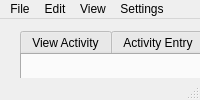
<?xml version="1.0" encoding="UTF-8"?>
<ui version="4.0">
 <class>MainWindow</class>
 <widget class="QMainWindow" name="MainWindow">
  <property name="windowTitle">
   <string>MainWindow</string>
  </property>
  <widget class="QWidget" name="centralwidget">
   <widget class="QTabWidget" name="tabWidget">
    <property name="geometry">
     <rect>
      <x>20</x>
      <y>10</y>
      <width>1081</width>
      <height>711</height>
     </rect>
    </property>
    <property name="tabPosition">
     <enum>QTabWidget::North</enum>
    </property>
    <property name="tabShape">
     <enum>QTabWidget::Rounded</enum>
    </property>
    <property name="currentIndex">
     <number>2</number>
    </property>
    <widget class="QWidget" name="tab_2">
     <attribute name="title">
      <string>View Activity</string>
     </attribute>
    </widget>
    <widget class="QWidget" name="tab_3">
     <attribute name="title">
      <string>Activity Entry</string>
     </attribute>
    </widget>
    <widget class="QWidget" name="tab">
     <attribute name="title">
      <string>Database Entry</string>
     </attribute>
    </widget>
   </widget>
   <widget class="Line" name="line">
    <property name="geometry">
     <rect>
      <x>1110</x>
      <y>-10</y>
      <width>20</width>
      <height>751</height>
     </rect>
    </property>
    <property name="orientation">
     <enum>Qt::Vertical</enum>
    </property>
   </widget>
  </widget>
  <widget class="QMenuBar" name="menubar">
   <property name="geometry">
    <rect>
     <x>0</x>
     <y>0</y>
     <width>1440</width>
     <height>24</height>
    </rect>
   </property>
   <widget class="QMenu" name="menuFile">
    <property name="title">
     <string>File</string>
    </property>
   </widget>
   <widget class="QMenu" name="menuEdit">
    <property name="title">
     <string>Edit</string>
    </property>
   </widget>
   <widget class="QMenu" name="menuView">
    <property name="title">
     <string>View</string>
    </property>
    <addaction name="actionPrint"/>
   </widget>
   <widget class="QMenu" name="menuSettings">
    <property name="title">
     <string>Settings</string>
    </property>
    <addaction name="actionAlerts_2"/>
   </widget>
   <addaction name="menuFile"/>
   <addaction name="menuEdit"/>
   <addaction name="menuView"/>
   <addaction name="menuSettings"/>
  </widget>
  <widget class="QStatusBar" name="statusbar"/>
  <action name="actionPrint">
   <property name="text">
    <string>Print</string>
   </property>
  </action>
  <action name="actionAlerts">
   <property name="text">
    <string>Alerts</string>
   </property>
  </action>
  <action name="actionAlerts_2">
   <property name="text">
    <string>Alerts</string>
   </property>
  </action>
 </widget>
 <resources/>
 <connections/>
</ui>
